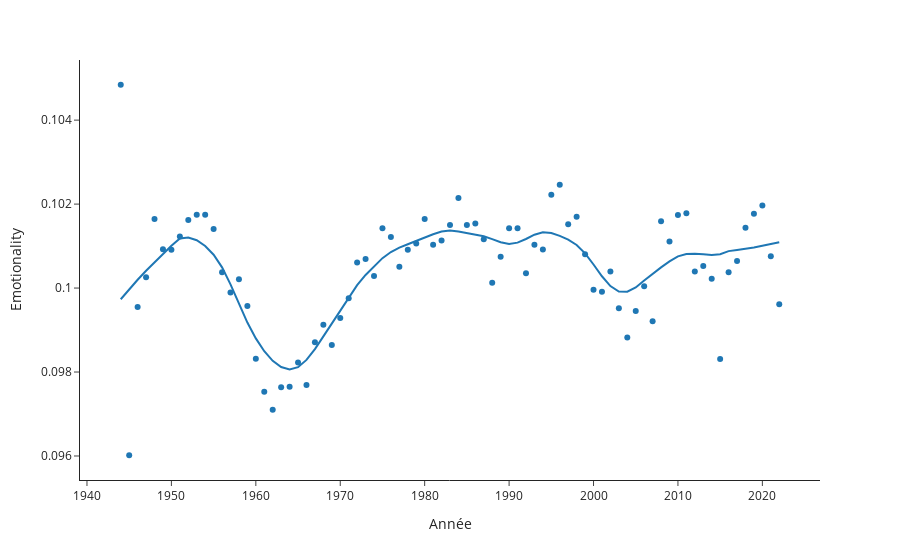

Source (notebook cell):
### Code cell
fig = px.scatter(total,x="Année",y="Emotionality", trendline="lowess",template="simple_white", trendline_options=dict(frac=0.2))
fig.write_html("lemonde_emotionality.html")
fig.show()
